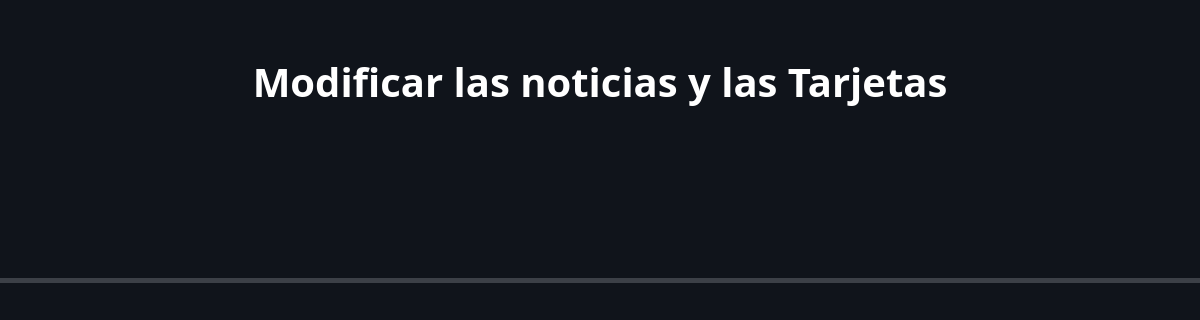
Page /panel_admin/gestion_foro.php on the earlier database version.
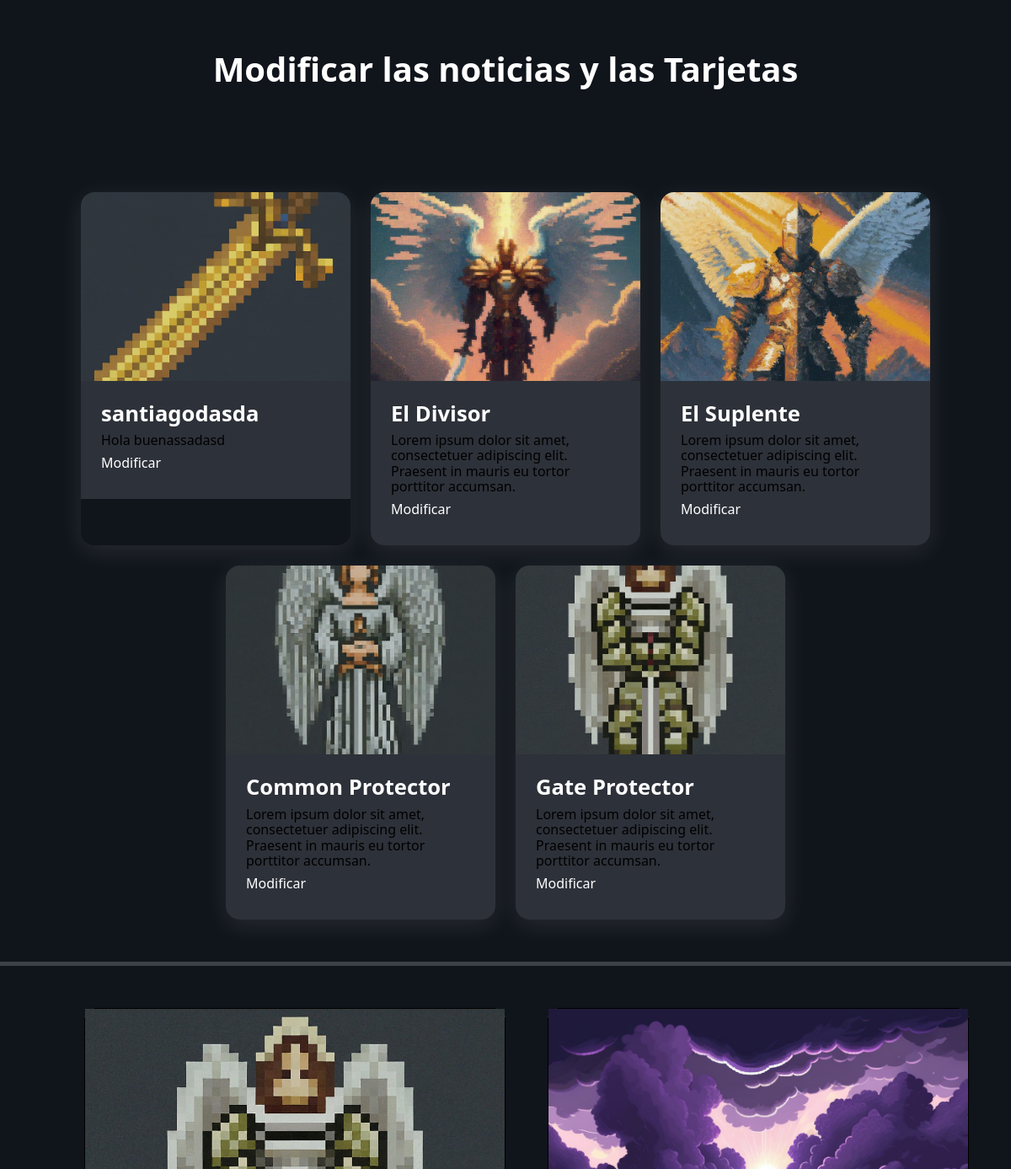
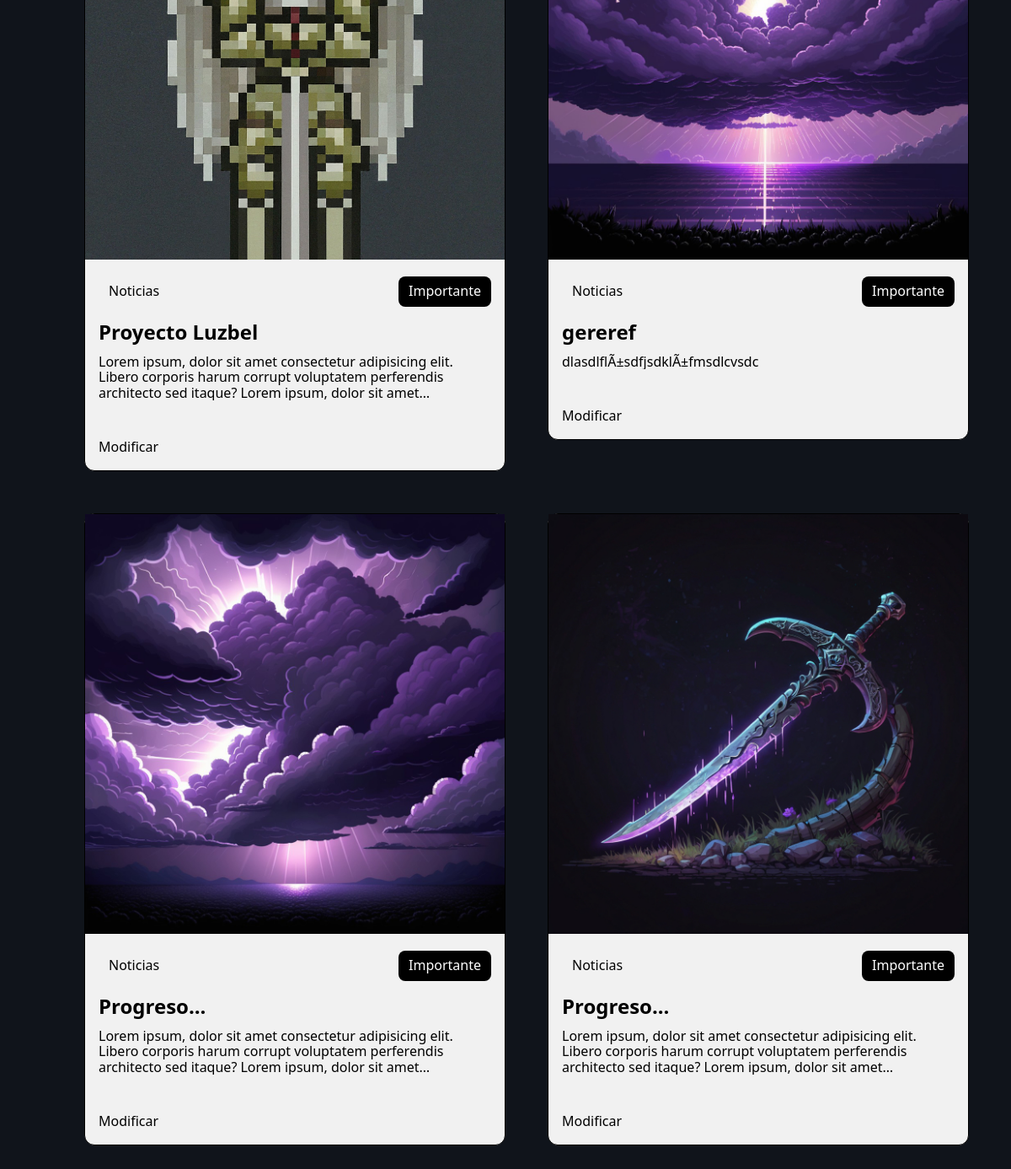
Same page on the later database version (2 pictures, top to bottom).
### tables this page shows
CREATE TABLE IF NOT EXISTS `informacion` (
  `id_noticia` int(10) NOT NULL AUTO_INCREMENT,
  `titulo` varchar(100) NOT NULL,
  `informacion` mediumtext NOT NULL,
  `imagen` varchar(100) NOT NULL,
  PRIMARY KEY (`id_noticia`)
);

CREATE TABLE IF NOT EXISTS `noticias` (
  `id_noticia` int(5) NOT NULL AUTO_INCREMENT,
  `titulo` varchar(100) NOT NULL,
  `informacion` mediumtext NOT NULL,
  `imagen` varchar(100) NOT NULL,
  PRIMARY KEY (`id_noticia`)
);

### panel_admin/gestion_foro.php (the view, shortened to what this page needs)
<?php
include '../main-pages/conexion.php';
?>
<!DOCTYPE html>
<html lang="en">
<head>
    <link rel="stylesheet" href="../normalize.css">
    <link rel="stylesheet" href="../frontend/style.css">
    <link rel="stylesheet" href="https://cdn.jsdelivr.net/npm/sweetalert2@11.11.0/dist/sweetalert2.min.css"
>
</head>
<body>
    <h1 class="informacion">
        Modificar las noticias y las Tarjetas
    </h1>
    <section class="info" id="Info">
        <div class="articles">
        <?php
            $registros = mysqli_query($conexion,"SELECT * FROM informacion") or die("Error en la consulta".mysqli_error($conexion));
            while ($row = mysqli_fetch_array($registros)) { ?>
            <article>
                <figure>
                    <img src="../img/<?php echo $row['imagen']?>" alt="Lavender Fields">
                </figure>
                <div class="article-preview">
                    <h2>
                        <?php echo $row['titulo'] ?>
                    </h2>
                    <p>
                        <?php echo $row['informacion'] ?>
                    </p><br>
                    <p><a href="modificar.php?tarjeta=<?php echo $row['id_noticia']?>">Modificar</a></p>                </div>
            </article>
            <?php }
            ?>
        </div>
    </section>
    <hr class="divisor">
    <section class="noticias" id="Noticias">
    <?php
            $registros = mysqli_query($conexion,"SELECT * FROM noticias") or die("Error en la consulta".mysqli_error($conexion));
            while ($row = mysqli_fetch_array($registros)) { ?>
                <div class="container">
                    <article class="card">
                        <div class='background'>
                            <img src="../img/<?php echo $row['imagen']?>" alt="Fetch API GraphQL Preview">
                        </div>
                        <div class='content'>
                            <div class="card-header">
                                <div class="card-type">
                                    Noticias
                                </div>
                                <div class="ToA">
                                    Importante
                                </div>
                            </div>
                            <div class="card-content">
                                <h2><?php echo $row['titulo'] ?></h2>
                                <p>
                                    <?php echo $row['informacion'] ?>
                                </p><br>
                                <p class="noticias_modi"><a href="modificar_noticias.php?noticia=<?php echo $row['id_noticia']?>">Modificar</a></p>
                            </div>
                        </div>
                    </article>
                </div>
    <?php }
    ?>
    </section>
</body>
</html>

### frontend/style.css (style rules this page uses)
* { padding: 0; margin: 0; box-sizing: border-box; font-family: 'Segoe UI', Tahoma, Geneva, Verdana, sans-serif; scroll-behavior: smooth; }
html { box-sizing: border-box; }
*, *:before, *:after { box-sizing: inherit; }
:root { --bg: #171717; --text-color: #fff; --sec-primary: rgb(241, 241, 241); --accent: rgb(255, 255, 255); --color-1: #10141b; --color-2: #3c4047; --color-3: #2d3139; --color-4: #1f232a; --color-5: #4a4e56; --color-6: #000; --color-7: #1877f2; --color-8: #1877f2; --color-9: #1877f2; }
body { background-color: var(--color-1); padding-top: 2rem; overflow-x: hidden; }
.nav-header h1, a { position: relative; bottom: 10px; transition: .5s; -webkit-transition: .5s; -moz-transition: .5s; -ms-transition: .5s; -o-transition: .5s; color: white; }
.divisor { width: 100%; height: 5px; border: none; background-color: var(--color-2); }
.info { background-color: var(--color-1); height: auto; }
.articles { display: flex; flex-wrap: wrap; margin: 0 auto; justify-content: center; max-width: 1200px; gap: 1.5rem; padding-top: 6rem; margin-bottom: 50px; }
.articles article { max-width: 20rem; width: 100%; cursor: pointer; position: relative; display: block; transition: all 0.4s ease-in-out; overflow: hidden; border-radius: 1rem; box-shadow: rgba(255, 255, 255, 0.1) 0px 7px 29px 0px; }
.articles article h2 { margin: 0 0 0.5rem 0; font-size: 1.6rem; color: rgb(255, 255, 255); transition: color 0.3s ease-out; }
.articles article img { max-width: 100%; transform-origin: center; transition: transform 0.4s ease-in-out; height: 100%; aspect-ratio: 16 / 9; overflow: hidden; object-fit: cover; }
.article-preview { padding: 1.5rem; background: var(--color-3); }
.articles figure { width: 100%; height: 14rem; overflow: hidden; }
.noticias { background-color: var(--color-1); margin-bottom: 2rem; display: flex; flex-wrap: wrap; justify-content: center; }
.container { justify-content: center; }
.card { display: flex; border: 1px solid black; border-radius: 0.75rem; background-color: var(--sec-primary); min-height: 18rem; width: 500px; flex-direction: column; margin-left: 50px; margin-top: 50px; transition: .5s; }
.content { display: flex; flex-direction: column; gap: 1rem; justify-content: start; padding: 1rem; }
.background img { width: 100%; height: 100%; object-fit: cover; }
.card-type { height: 2.25rem; padding: 0.25rem 0.75rem; display: flex; white-space: nowrap; align-items: center; justify-content: center; border-radius: 0.5rem; gap: 0.5rem; color: black; background-color: var(--secondary); }
.card-header { display: flex; justify-content: space-between; }
.ToA { height: 2.25rem; padding: 0.25rem 0.75rem; border-radius: 0.5rem; display: flex; white-space: nowrap; align-items: center; justify-content: center; background-color: black; color: rgb(255, 255, 255); }
.card-content { display: flex; flex-direction: column; gap: 0.5rem; }
.card-content>h2 { font-weight: 700; }
.card-content>p { font-weight: 400; margin: 0.3rem 0; display: -webkit-box; -webkit-line-clamp: 3; -webkit-box-orient: vertical; overflow: hidden; text-overflow: ellipsis; }
.noticias_modi a { color: black; position: relative; top: 2px; text-decoration: none; transition: 1s; }
.informacion { color: #fff; text-align: center; font-size: 40px; }
.info a { text-decoration: none; }

Differences in the rows shown:
added informacion: imagen (picture), titulo "santiagodasda", informacion "Hola buenassadasd"
added informacion: imagen (picture), titulo "El Divisor", informacion "Lorem ipsum dolor sit amet, consectetuer adipiscing elit. Praesent in mauris eu tortor porttitor accumsan."
added informacion: imagen (picture), titulo "El Suplente", informacion "Lorem ipsum dolor sit amet, consectetuer adipiscing elit. Praesent in mauris eu tortor porttitor accumsan."
added informacion: imagen (picture), titulo "Common Protector", informacion "Lorem ipsum dolor sit amet, consectetuer adipiscing elit. Praesent in mauris eu tortor porttitor accumsan."
added informacion: imagen (picture), titulo "Gate Protector", informacion "Lorem ipsum dolor sit amet, consectetuer adipiscing elit. Praesent in mauris eu tortor porttitor accumsan."
added noticias: imagen (picture), titulo "Proyecto Luzbel", informacion "Lorem ipsum, dolor sit amet consectetur adipisicing elit. Libero corporis harum corrupt voluptatem perferendis architecto sed itaque? Lorem ipsum, dolor sit…"
added noticias: imagen (picture), titulo "gereref", informacion "dlasdlflÃ±sdfjsdklÃ±fmsdlcvsdc"
added noticias: imagen (picture), titulo "Progreso...", informacion "Lorem ipsum, dolor sit amet consectetur adipisicing elit. Libero corporis harum corrupt voluptatem perferendis architecto sed itaque? Lorem ipsum, dolor sit…"
added noticias: imagen (picture), titulo "Progreso...", informacion "Lorem ipsum, dolor sit amet consectetur adipisicing elit. Libero corporis harum corrupt voluptatem perferendis architecto sed itaque? Lorem ipsum, dolor sit…"
